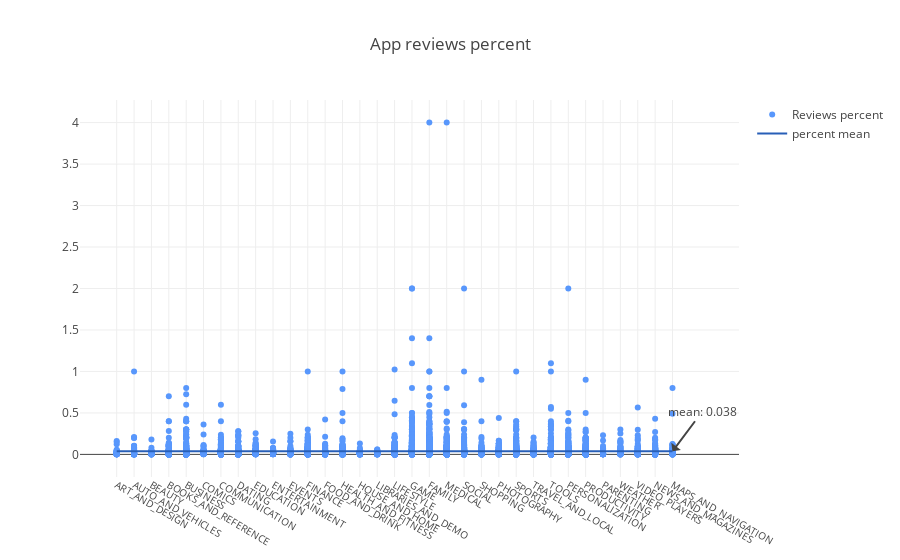

Source (notebook cell):
### Code cell
trace1 = go.Scatter(
    x=temp['Category'],
    y=temp['Percent'],
    mode='markers',
    name='Reviews percent',
    marker=go.scatter.Marker(color='#5897fc')
)

trace2 = go.Scatter(
    x=temp['Category'].unique(),
    y=[temp['Percent'].mean()] * len(temp['Category'].unique()),
    name='percent mean',
    marker=go.scatter.Marker(color='#285fb7'),

)
    
layout = go.Layout(
    title='App reviews percent',
    xaxis = go.layout.XAxis(
        tickangle=30,
        tickfont=go.layout.xaxis.Tickfont(size=10),
        automargin=True
    ),
    annotations=[go.layout.Annotation(
        x=temp['Category'].unique()[-1],
        y=temp['Percent'].mean(),
        xref='x',
        yref='y',
        text='mean: '+'{:.3f}'.format(temp['Percent'].mean()),
        ax=30,
        ay=-40
    )]
)

fig = go.Figure(data=[trace1, trace2], layout=layout)
iplot(fig)

### Figure 1 — Plotly figure (JSON) as saved in the notebook; plotly's stock layout.template omitted (floating-point values rounded to 4 significant figures; data arrays with more than 128 entries replaced by an {"elided": "..."} marker saying what was removed)
{"data": [{"marker": {"color": "#5897fc"}, "mode": "markers", "name": "Reviews percent", "type": "scatter", "uid": "a822b697-dd2d-4cb2-aa64-d9c28988aa69", "x": {"elided": "10840 str values"}, "y": {"elided": "10840 float values"}}, {"marker": {"color": "#285fb7"}, "name": "percent mean", "type": "scatter", "uid": "f9fad9e4-8fe0-4a09-9b74-3e62cc58598f", "x": ["ART_AND_DESIGN", "AUTO_AND_VEHICLES", "BEAUTY", "BOOKS_AND_REFERENCE", "BUSINESS", "COMICS", "COMMUNICATION", "DATING", "EDUCATION", "ENTERTAINMENT", "EVENTS", "FINANCE", "FOOD_AND_DRINK", "HEALTH_AND_FITNESS", "HOUSE_AND_HOME", "LIBRARIES_AND_DEMO", "LIFESTYLE", "GAME", "FAMILY", "MEDICAL", "SOCIAL", "SHOPPING", "PHOTOGRAPHY", "SPORTS", "TRAVEL_AND_LOCAL", "TOOLS", "PERSONALIZATION", "PRODUCTIVITY", "PARENTING", "WEATHER", "VIDEO_PLAYERS", "NEWS_AND_MAGAZINES", "MAPS_AND_NAVIGATION"], "y": [0.03786, 0.03786, 0.03786, 0.03786, 0.03786, 0.03786, 0.03786, 0.03786, 0.03786, 0.03786, 0.03786, 0.03786, 0.03786, 0.03786, 0.03786, 0.03786, 0.03786, 0.03786, 0.03786, 0.03786, 0.03786, 0.03786, 0.03786, 0.03786, 0.03786, 0.03786, 0.03786, 0.03786, 0.03786, 0.03786, 0.03786, 0.03786, 0.03786]}], "layout": {"annotations": [{"ax": 30, "ay": -40, "text": "mean: 0.038", "x": "MAPS_AND_NAVIGATION", "xref": "x", "y": 0.03786, "yref": "y"}], "title": {"text": "App reviews percent"}, "xaxis": {"automargin": true, "tickangle": 30, "tickfont": {"size": 10}}}}
